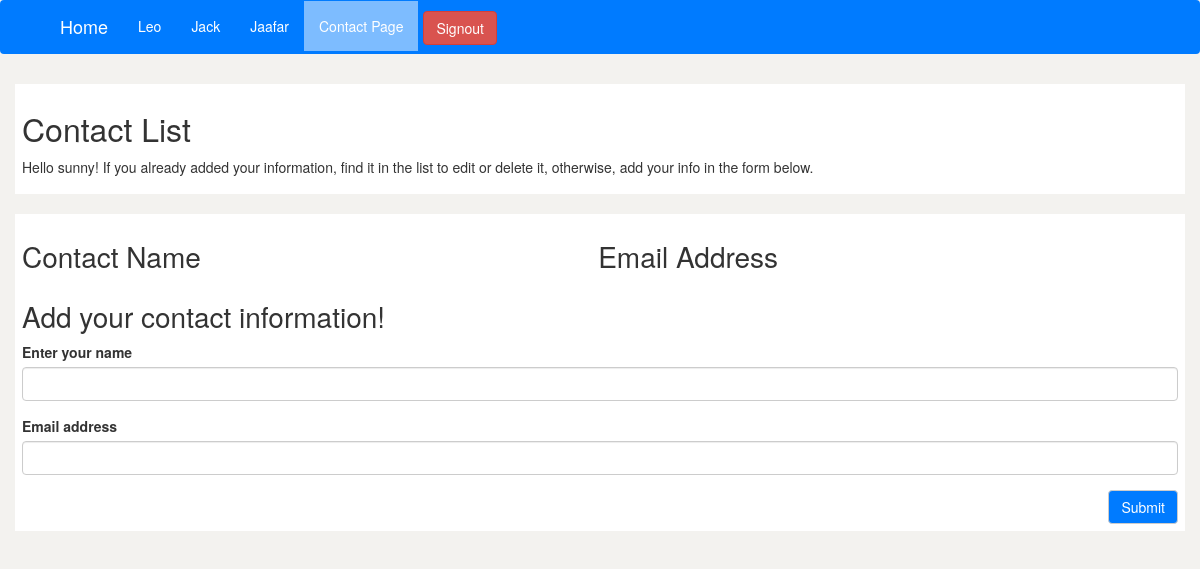
The app's page /contact (signed in), older data.
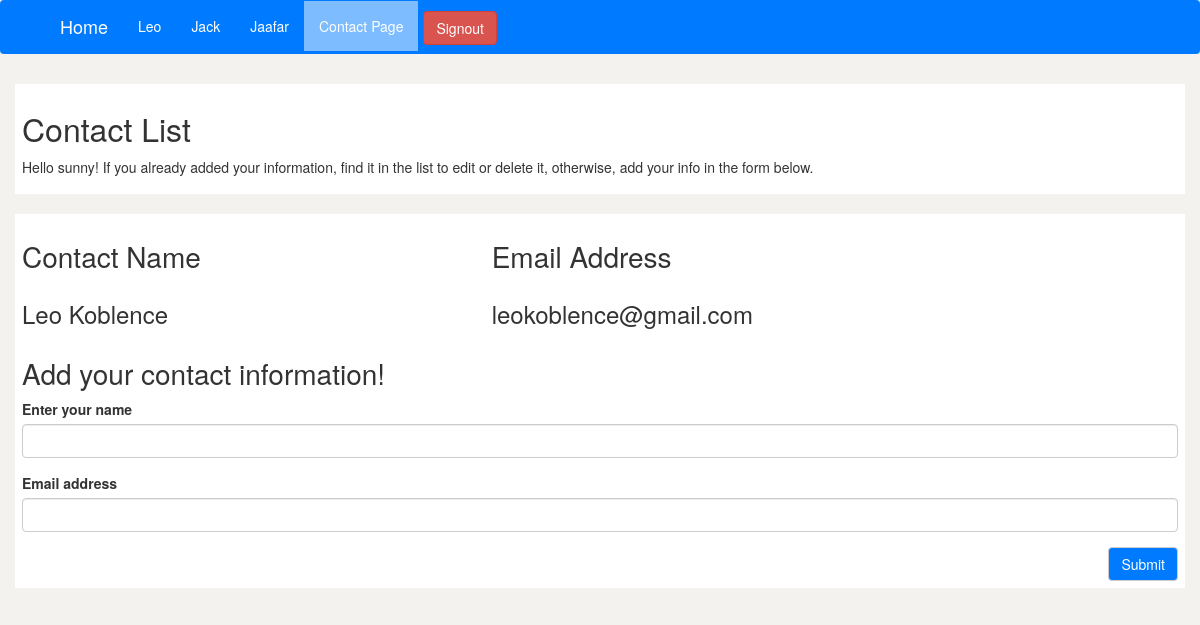
The same page, newer data.
### app.py (models this page shows)
class Contact(db.Model):
	id = db.Column(db.Integer, primary_key=True)
	name = db.Column(db.String(200), nullable=False, unique=False)
	email = db.Column(db.String(200), nullable=False, unique=True)
	username = db.Column(db.String(200), nullable=False, unique=False)

### app.py (the view, shortened to what this page needs)
@app.route('/contact', methods=['GET', 'POST'])
def contact():
	contact = Contact.query.all()
	form = ContactForm()
	contacts = Contact().query.all()
	error = None
	return render_template('contact.html', form = form, contacts = contacts, authenticated=session['authenticated'], username=session['username'])

### app.py
class ContactForm(FlaskForm):
	name = StringField('Enter your name', validators=[DataRequired()])
	email = EmailField('Email address', [DataRequired(), Email()])
	submit = SubmitField('Submit')

### templates/contact.html (shortened to what this page needs)
{% extends "base.html" %}
{% set active_page = "contact" %}
{% import "bootstrap/wtf.html" as wtf %}
{% block content %}
<body>
<div class="bg-light">
	<main class="container">
		<div class="row display-flex">
			<div class ="bg-layout col-lg-12 col-md-12 col-xs-12">
					<h1> Contact List </h1>
					{% if authenticated %}
						<p>Hello {{username}}! If you already added your information, find it in the list to edit or delete it, otherwise, add your info in the form below.</p>
					{% else %}
						<p>To see our contact list, <a href ="{{url_for('create')}}">sign up</a> to add your contact information to our list, or <a href ="{{url_for('signin')}}">sign in</a> to edit or delete your already created information.</p>
					{% endif %}
			</div>
			{% if authenticated %}
				<div class ="bg-layout col-lg-12 col-md-12 col-xs-12 ">
					<table>
						<tr>
							<th><h2>Contact Name</h2></th>
							<th><h2>Email Address</h2></th>
						</tr>
						{% for contact in contacts %}
						{% set update_url= url_for('edit_page', contactId=contact.id)%}
						{% set delete_url= url_for('delete', contactId=contact.id)%}
						<tr>
							<td><h3>{{contact.name}}</h3></td>
							<td><h3>{{contact.email}}</h3></td>
						</tr>
						{% endfor %}
					</table>
					{% if authenticated %}
						<h2>Add your contact information!</h2>
						{{ wtf.quick_form(form) }}
					{% endif %}
				</div>
			{% endif %}
		</div>
	</main>
</div>
</body>
{% endblock %}

### templates/base.html (shortened to what this page needs)
{% extends "bootstrap/base.html" %}
{% block head %}
{{ super() }}
{{ super() }}
    <link rel="stylesheet" type="text/css" href="{{ url_for('static',filename='styles.css') }}">
{% endblock %}
{% block navbar %}
{% set navigation_bar = [
	('/', 'index', 'Home'),
    ('/leo', 'leo', 'Leo'),
    ('/jack', 'jack', 'Jack'),
    ('/jaafar', 'jaafar', 'Jaafar'),
    ('/contact', 'contact', 'Contact Page'),
] -%}
{% set active_page = active_page|default('index') -%}
<nav class="navbar navbar-expand-lg">
    <div class="container">
        <div class="navbar-collapse collapse" >
            <ul id="navigation" class=" nav navbar-nav">
                {% for href, id, caption in navigation_bar %}
				  <li {% if id == active_page %} class="active"{% endif
				  %}><a href="{{ url_for(id) }}">{{ caption|e }}</a></li>
				{% endfor %}
			    {% if authenticated %}
			     	<li class="nav-b"> <button type="button" class="btn btn-danger navbar-btn"><a href="{{url_for('signout')}}">  Signout  </a> </button> </li>
				{% else %}
					<li class="nav-b"> <button type="button" class="btn btn-info navbar-btn"> <a href="{{url_for('create')}}">  Create  </a> </button> </li>
					<li class="nav-b"> <button type="button" class="btn btn-dark navbar-btn"><a href="{{url_for('signin')}}">  Signin  </a> </button> </li>
				{% endif %}
            </ul>
        </div>
    </div>
</nav>
{% endblock %}

### static/styles.css (style rules this page uses)
.navbar, .navbar-expand-lg { background-color: #007bff; color: white; line-height: 50px; background-image: none !important; }
.nav.navbar-nav li a, .navbar-brand { color: white ; }
.nav.navbar-nav li:nth-of-type(1) a { color: white !important; font-size: 18px; }
body { background-color: #f3f2ef; }
.bg-layout { background-color: white; padding: 7px; }
h1 { font-size: 32px; }
h2 { font-size: 28px; }
h3 { font-size: 24px; }
.row.display-flex { display: flex; flex-wrap: wrap; }
.row.display-flex > [class*='col-'] { display: flex; flex-direction: column; }
[class*="col-"] { margin-bottom: 10px; margin-top: 10px; }
.active { background-color: #7dbcff; }
#submit { background-color: #007bff !important; color: white; float: right; }
#delete a:hover , #update a:hover, { text-decoration: none; }
.nav-b button { margin-left: 5px; margin-right: 5px; }

Row changes from the older to the newer data that the page shows:
added Contact: name "Leo Koblence", email "leokoblence@gmail.com"
